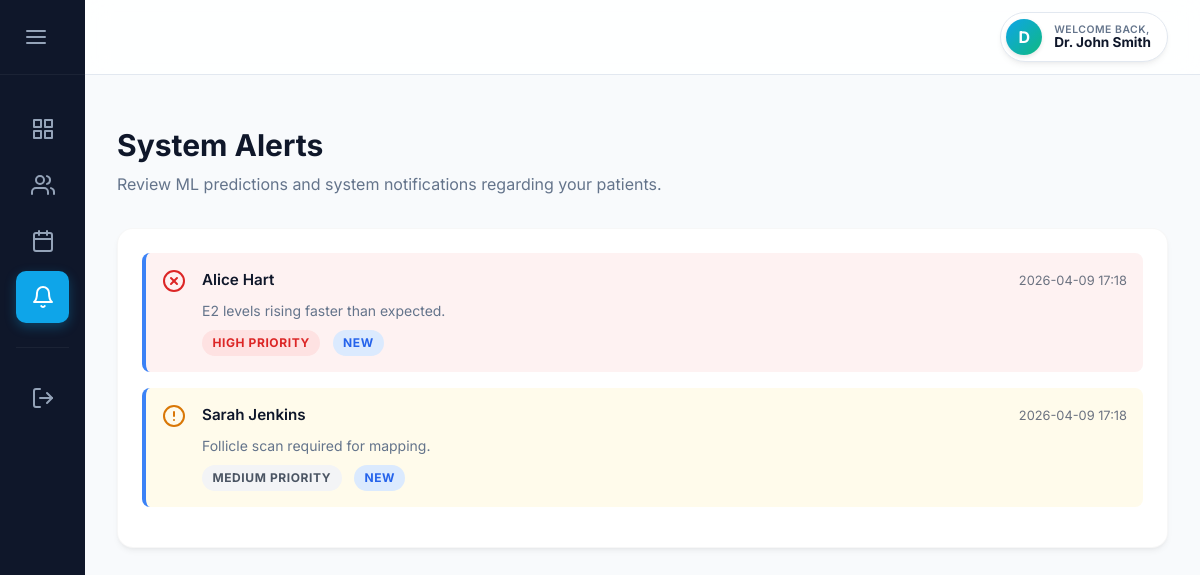
The page /doctor/alerts (signed in) on the database its author committed.
### tables this page shows
CREATE TABLE alerts (
            id INTEGER PRIMARY KEY AUTOINCREMENT,
            doctor_id INTEGER NOT NULL,
            patient_id INTEGER,
            message TEXT NOT NULL,
            severity TEXT DEFAULT 'low',
            is_read BOOLEAN DEFAULT 0,
            created_at TIMESTAMP DEFAULT CURRENT_TIMESTAMP,
            FOREIGN KEY (doctor_id) REFERENCES users (id) ON DELETE CASCADE,
            FOREIGN KEY (patient_id) REFERENCES users (id) ON DELETE CASCADE
        );

CREATE TABLE users (
            id INTEGER PRIMARY KEY AUTOINCREMENT,
            name TEXT NOT NULL,
            email TEXT UNIQUE NOT NULL,
            password_hash TEXT NOT NULL,
            role TEXT NOT NULL DEFAULT 'patient',
            created_at TIMESTAMP DEFAULT CURRENT_TIMESTAMP
        );

### app.py (the view)
@app.route('/doctor/alerts')
@login_required
@doctor_only
def doctor_alerts():
    doc_id = session.get('user_id')
    conn = get_db_connection()
    alerts = conn.execute('''
        SELECT al.id, al.message, al.severity, al.created_at, al.is_read, u.name as patient_name
        FROM alerts al
        JOIN users u ON al.patient_id = u.id
        WHERE al.doctor_id = ?
        ORDER BY al.created_at DESC
    ''', (doc_id,)).fetchall()
    conn.close()
    return render_template('doctor_alerts.html', alerts=alerts, name=session.get('name'))

### app.py (called while the page is built)
def login_required(f):
    @wraps(f)
    def decorated_function(*args, **kwargs):
        if 'user_id' not in session:
            flash("Please log in to access this page.", "warning")
            return redirect(url_for('login'))
        return f(*args, **kwargs)
    return decorated_function

def doctor_only(f):
    @wraps(f)
    def decorated_function(*args, **kwargs):
        if 'user_id' not in session:
            return redirect(url_for('login'))
        if session.get('role') != 'doctor':
            flash("Access denied. Doctor privileges required.", "danger")
            return redirect(url_for('patient_dashboard'))
        return f(*args, **kwargs)
    return decorated_function

### db.py (called while the page is built)
def get_db_connection():
    conn = sqlite3.connect(DB_PATH)
    conn.row_factory = sqlite3.Row
    conn.execute("PRAGMA foreign_keys = ON")
    return conn

### templates/doctor_alerts.html (shortened to what this page needs)
{% extends "doctor_base.html" %}
{% block content %}
<div class="dashboard-header">
    <h1>System Alerts</h1>
    <p>Review ML predictions and system notifications regarding your patients.</p>
</div>
<div class="panel">
    <div class="panel-body">
        {% if alerts %}
            <ul class="alerts-list">
            {% for alert in alerts %}
                <li class="alert-item severity-{{ alert.severity }}" style="margin-bottom: 1rem; padding: 1rem; border-radius: 8px; {% if not alert.is_read %}border-left: 4px solid #3b82f6;{% endif %}">
                    <div class="alert-icon">
                        {% if alert.severity == 'high' %}
                            <i data-feather="x-circle"></i>
                        {% elif alert.severity == 'medium' %}
                            <i data-feather="alert-circle"></i>
                        {% else %}
                            <i data-feather="info"></i>
                        {% endif %}
                    </div>
                    <div class="alert-content" style="flex: 1;">
                        <h4 style="margin: 0; display: flex; justify-content: space-between; align-items: center;">
                            {{ alert.patient_name }}
                            <span style="font-size: 0.8rem; color: #6b7280; font-weight: normal;">{{ alert.created_at[:16] }}</span>
                        </h4>
                        <p style="margin: 0.5rem 0 0 0;">{{ alert.message }}</p>
                        <div style="margin-top: 0.5rem;">
                            <span class="badge" style="background-color: {% if alert.severity == 'high' %}#fee2e2; color: #dc2626;{% else %}#f3f4f6; color: #4b5563;{% endif %} font-size: 0.75rem;">
                                {{ alert.severity|capitalize }} Priority
                            </span>
                            {% if not alert.is_read %}
                                <span class="badge" style="background-color: #dbeafe; color: #2563eb; font-size: 0.75rem; margin-left: 0.5rem;">New</span>
                            {% endif %}
                        </div>
                    </div>
                </li>
            {% endfor %}
            </ul>
        {% else %}
            <div class="empty-state">
                <i data-feather="bell" style="width: 48px; height: 48px; color: #9ca3af; margin-bottom: 1rem;"></i>
                <p>No alerts in the system. You're all caught up!</p>
            </div>
        {% endif %}
    </div>
</div>
{% endblock %}

### static/style.css (style rules this page uses)
:root { --primary-color: #0ea5e9; --primary-hover: #0284c7; --accent-color: #10b981; --bg-light: #f8fafc; --card-bg: #ffffff; --text-main: #0f172a; --text-muted: #64748b; --border-color: #e2e8f0; --shadow-subtle: 0 4px 6px -1px rgb(0 0 0 / 0.05), 0 2px 4px -2px rgb(0 0 0 / 0.05); --shadow-hover: 0 10px 15px -3px rgb(0 0 0 / 0.1), 0 4px 6px -4px rgb(0 0 0 / 0.05); --input-radius: 12px; --transition: all 0.2s ease; }
* { box-sizing: border-box; margin: 0; padding: 0; }
body { font-family: 'Inter', -apple-system, BlinkMacSystemFont, 'Segoe UI', Roboto, Helvetica, Arial, sans-serif; color: var(--text-main); line-height: 1.5; background-color: var(--bg-light); }
.dashboard-body { background-color: var(--bg-light); display: flex; min-height: 100vh; overflow: hidden; margin: 0; }
.dashboard-header { margin-bottom: 2rem; }
.dashboard-header h1 { font-size: 1.875rem; color: var(--text-main); margin-bottom: 0.25rem; font-weight: 700; }
.dashboard-header p { color: var(--text-muted); }
.panel { background-color: var(--card-bg); border-radius: 16px; border: 1px solid rgba(0,0,0,0.03); box-shadow: var(--shadow-subtle); overflow: hidden; margin-bottom: 1.5rem; transition: box-shadow 0.2s ease; }
.panel-body { padding: 1.5rem; }
.badge { font-size: 0.75rem; padding: 0.25rem 0.5rem; border-radius: 9999px; font-weight: 600; text-transform: uppercase; }
.alerts-list { list-style: none; }
.alert-item { display: flex; gap: 1rem; padding: 1rem; border-radius: 8px; margin-bottom: 1rem; }
.alert-item:last-child { margin-bottom: 0; }
.severity-high { background-color: #fef2f2; }
.severity-high .alert-icon { color: #dc2626; }
.severity-medium { background-color: #fffbeb; }
.severity-medium .alert-icon { color: #d97706; }
.alert-content h4 { font-size: 0.95rem; font-weight: 600; color: var(--text-main); }
.alert-content p { font-size: 0.875rem; color: var(--text-muted); margin: 0.25rem 0; }
.badge { display: inline-block; padding: 0.25rem 0.65rem; border-radius: 999px; font-size: 0.75rem; font-weight: 700; text-transform: uppercase; letter-spacing: 0.05em; }

### rows shown on the page
alerts: patient_name "Alice Hart", created_at "2026-04-09 17:18", message "E2 levels rising faster than expected.", severity "HIGH", is_read "NEW"
alerts: patient_name "Sarah Jenkins", created_at "2026-04-09 17:18", message "Follicle scan required for mapping.", severity "MEDIUM", is_read "NEW"

### other values the page prints
{{ session.get('name', 'D')[0:1].upper() }} "D"
{{ session.get('name', 'Doctor') }} "Dr. John Smith"
